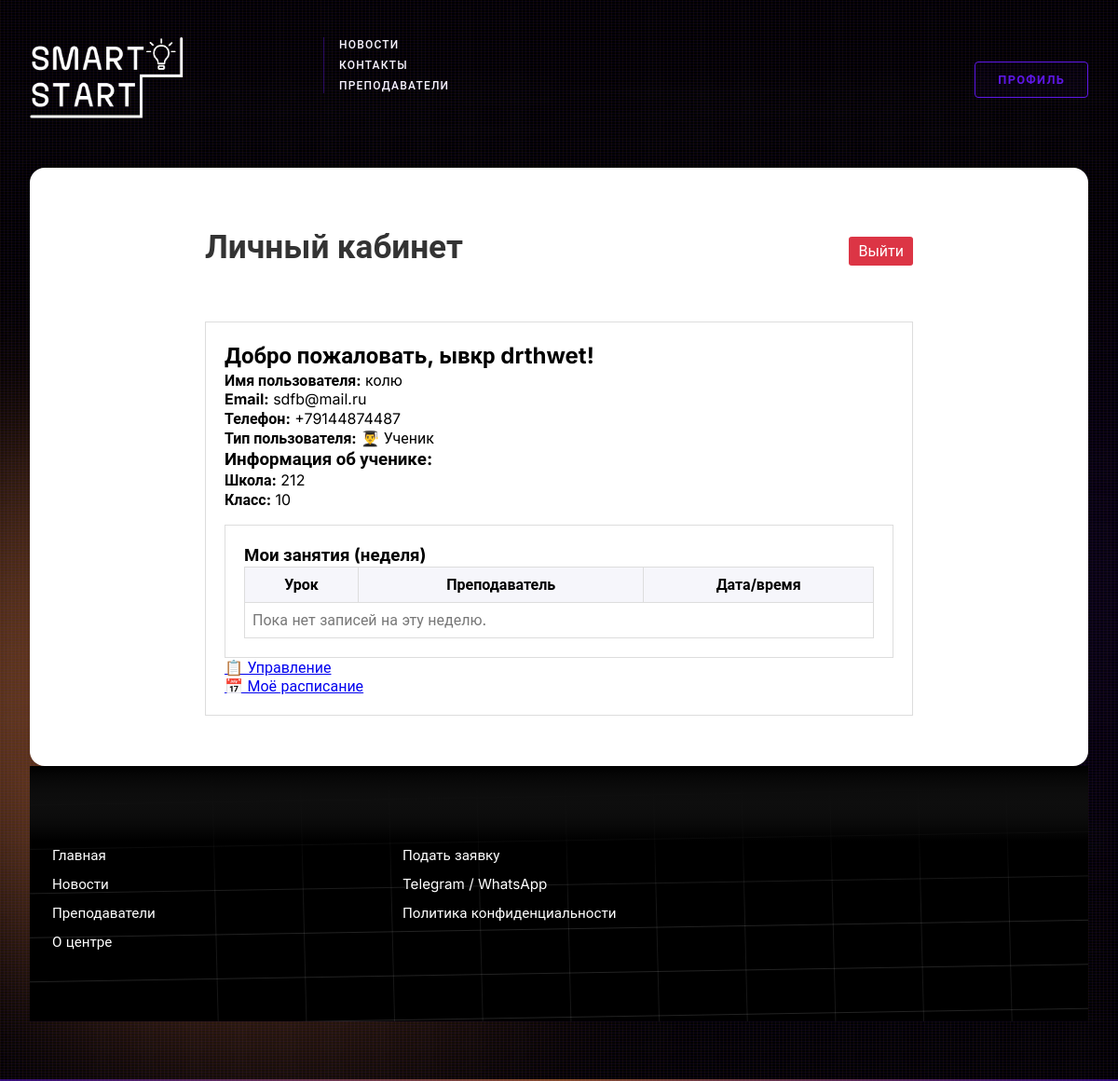
The page /dashboard (signed in) on the database its author committed.
### users/models.py (models this page shows, shortened)
class User(AbstractUser):
    USER_TYPES = (
        ('student', 'Ученик'),
        ('teacher', 'Преподаватель'),
        ('parent', 'Родитель'),
    )
    user_type = models.CharField(
        max_length=20,
        choices=USER_TYPES,
        verbose_name='Тип пользователя'
    )
    phone = models.CharField(
        max_length=15,
        blank=True,
        verbose_name='Телефон'
    )
    avatar = models.ImageField(
        upload_to='avatars/',
        null=True,
        blank=True,
        verbose_name='Аватар'
    )
    date_registered = models.DateTimeField(
        default=timezone.now,
        verbose_name='Дата регистрации'
    )
    groups = models.ManyToManyField(
        'auth.Group',
        verbose_name='groups',
        blank=True,
        help_text='The groups this user belongs to.',
        related_name='custom_user_set',
        related_query_name='user',
    )
    user_permissions = models.ManyToManyField(
        'auth.Permission',
        verbose_name='user permissions',
        blank=True,
        help_text='Specific permissions for this user.',
        related_name='custom_user_set',
        related_query_name='user',
    )
    class Meta:
        verbose_name = 'Пользователь'
        verbose_name_plural = 'Пользователи'

class StudentProfile(models.Model):
    user = models.OneToOneField(
        User,
        on_delete=models.CASCADE,
        related_name='student_profile',
        verbose_name='Пользователь'
    )
    school = models.CharField(
        max_length=200,
        blank=True,
        null=True,
        verbose_name='Школа',
        default=''
    )
    grade = models.IntegerField(
        null=True,
        blank=True,
        verbose_name='Класс'
    )
    preferred_teachers = models.ManyToManyField(
        TeacherProfile,
        blank=True,
        related_name='preferred_students',
        verbose_name='Предпочитаемые преподаватели'
    )
    parent = models.ForeignKey(
        'ParentProfile',
        on_delete=models.SET_NULL,
        null=True,
        blank=True,
        related_name='children',
        verbose_name='Родитель'
    )
    class Meta:
        verbose_name = 'Профиль ученика'
        verbose_name_plural = 'Профили учеников'

### main/views.py (the view, shortened to what this page needs)
# urls.py: path('dashboard', dashboard, name='dashboard'),
@login_required
def dashboard(request):
    user = request.user
    context = {
        'user': user,
    }
    if user.user_type == 'teacher':
        context['profile'] = user.teacher_profile
    elif user.user_type == 'student':
        context['profile'] = user.student_profile
        week_start_date = _get_week_start_date()
        lessons = StudentLesson.objects.filter(
            student=user.student_profile,
            schedule_slot__schedule__week_start_date=week_start_date,
        ).select_related(
            'schedule_slot',
            'schedule_slot__schedule__teacher__user',
        )
        my_lessons = []
        my_lessons.sort(key=lambda x: x['start_datetime'])
        context['my_lessons'] = my_lessons
    elif user.user_type == 'parent':
        context['profile'] = user.parent_profile
    return render(request, 'dashboard.html', context)

### main/views.py (called while the page is built)
def _get_week_start_date():
    today = timezone.localdate()
    return today - timedelta(days=today.weekday())

### main/templates/dashboard.html (shortened to what this page needs)
{% extends 'index.html' %}
{% block content %}
<head>
</head>
    <div class="card-all-in">
    <div class="container">
        <div class="header">
            <h1>Личный кабинет</h1>
            <a href="{% url 'users:logout' %}" class="logout-btn">Выйти</a>
        </div>
        <div class="profile-card">
            <h2>Добро пожаловать, {{ user.first_name }} {{ user.last_name }}!</h2>
            <p><strong>Имя пользователя:</strong> {{ user.username }}</p>
            <p><strong>Email:</strong> {{ user.email }}</p>
            <p><strong>Телефон:</strong> {{ user.phone|default:"Не указан" }}</p>
            <p><strong>Тип пользователя:</strong>
                {% if user.user_type == 'student' %}👨‍🎓 Ученик
                {% elif user.user_type == 'teacher' %}👨‍🏫 Преподаватель
                {% elif user.user_type == 'parent' %}👪 Родитель
                {% endif %}
            </p>
            {% if user.user_type == 'student' and profile %}
                <h3>Информация об ученике:</h3>
                <p><strong>Школа:</strong> {{ profile.school|default:"Не указана" }}</p>
                <p><strong>Класс:</strong> {{ profile.grade|default:"Не указан" }}</p>
            {% endif %}
            {% if user.user_type == 'student' %}
                <div class="profile-card" style="margin-top: 16px;">
                    <h3>Мои занятия (неделя)</h3>
                    <table style="width:100%; border-collapse: collapse;">
                        <thead>
                            <tr>
                                <th style="border:1px solid #ddd; padding:8px; background:#f6f6fb;">Урок</th>
                                <th style="border:1px solid #ddd; padding:8px; background:#f6f6fb;">Преподаватель</th>
                                <th style="border:1px solid #ddd; padding:8px; background:#f6f6fb;">Дата/время</th>
                            </tr>
                        </thead>
                        <tbody>
                        {% for item in my_lessons %}
                            <tr>
                                <td style="border:1px solid #ddd; padding:8px;">{{ item.lesson_title }}</td>
                                <td style="border:1px solid #ddd; padding:8px;">{{ item.teacher_name }}</td>
                                <td style="border:1px solid #ddd; padding:8px;">{{ item.start_datetime|date:"d.m.Y H:i" }}</td>
                            </tr>
                        {% empty %}
                            <tr>
                                <td colspan="3" style="border:1px solid #ddd; padding:8px; color:#777;">
                                    Пока нет записей на эту неделю.
                                </td>
                            </tr>
                        {% endfor %}
                        </tbody>
                    </table>
                </div>
            {% endif %}
        {% if user.user_type == 'student' %}
            <p><a href="{% url 'main:student_applications' %}">📋 Управление</a></p>
            <p><a href="{% url 'main:student_schedule' %}">📅 Моё расписание</a></p>
        {% endif %}
        </div>
    </div>
    </div>
    {% endblock%}

### static/css/styles.css (style rules this page uses)
* { margin: 0; padding: 0; box-sizing: border-box; }
.container { max-width: 1200px; margin: 0 auto; padding: 0 24px; }
.header { display: flex; justify-content: space-between; align-items: flex-start; flex-wrap: wrap; gap: 1.5rem; margin-bottom: 3rem; padding-top: 0.5rem; }
body { display: flex; flex-direction: column; min-height: 100vh; margin: 0; }
.card-all-in { background-color: #FFFFFF !important; color: #000000 !important; width: 100%; min-height: 500px; padding: 34px; border-radius: 16px; box-shadow: 0 4px 20px rgba(0, 0, 0, 0.1); }
.container { margin: 0 auto; padding: 20px; }
h1 { color: #333; margin-bottom: 10px; font-size: 2.2em; }

### main/templates/dashboard.html (style rules this page uses)
.container { max-width: 800px; margin: 0 auto; padding: 20px; }
.header { display: flex; justify-content: space-between; align-items: center; }
.profile-card { border: 1px solid #ddd; padding: 20px; margin-top: 20px; }
.logout-btn { padding: 5px 10px; background: #dc3545; color: white; text-decoration: none; border-radius: 3px; }

### rows shown on the page
User: first_name "ывкр", last_name "drthwet", username "колю", email "sdfb@mail.ru", phone "+79144874487"
StudentProfile: school "212", grade "10"
